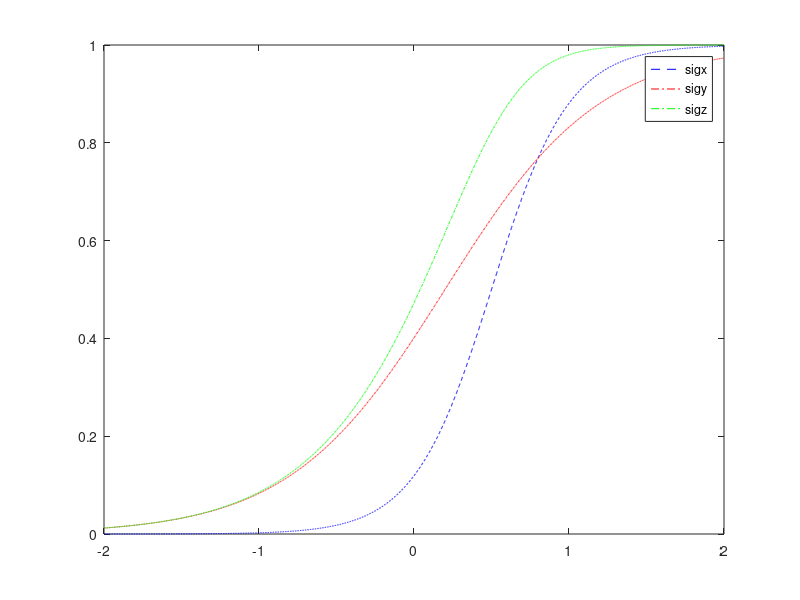

Recreate this plot in MATLAB.
tsm=[-2:0.001:2];
sigx=sigmf(tsm,[4 0.5]);
sigy=sigmf(tsm,[2 0.2]);
sigz=sigx+sigy-sigx.*sigy;

figure(500);
plot(tsm,sigx,'--b');
hold;
plot(tsm,sigy,'-.r');
plot(tsm,sigz,'-.g');
legend('sigx','sigy','sigz')
hold;

